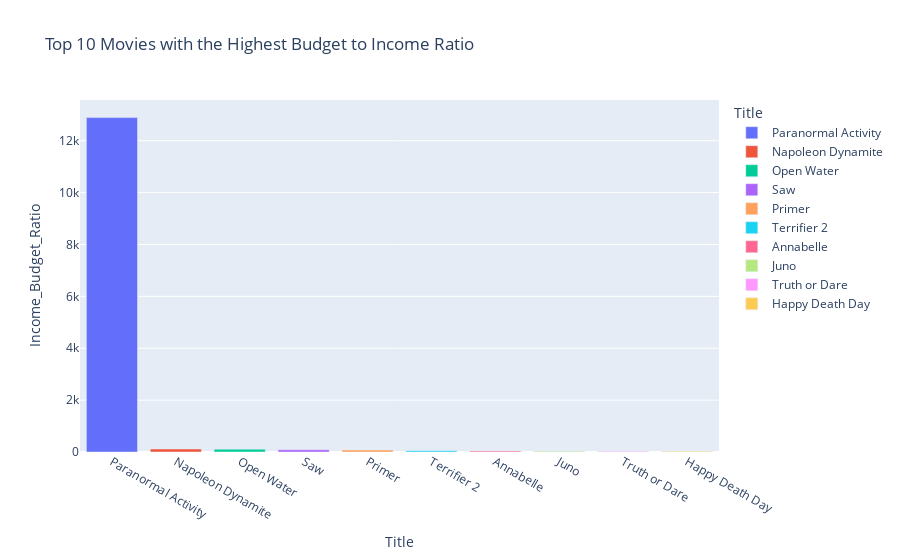

Here is the notebook cell this chart was saved with:
### Code cell
## lets plot the top 10 movies with the highest budget to income ratio

fig = px.bar(df.sort_values(by='Income_Budget_Ratio', ascending=False).head(10), x='Title', y='Income_Budget_Ratio', color='Title', title='Top 10 Movies with the Highest Budget to Income Ratio')
fig.show()

### Figure 1 — Plotly figure (JSON) as saved in the notebook; plotly's stock layout.template omitted (floating-point values rounded to 4 significant figures)
{"data": [{"alignmentgroup": "True", "hovertemplate": "Title=%{x}<br>Income_Budget_Ratio=%{y}<extra></extra>", "legendgroup": "Paranormal Activity", "marker": {"color": "#636efa", "pattern": {"shape": ""}}, "name": "Paranormal Activity", "offsetgroup": "Paranormal Activity", "orientation": "v", "showlegend": true, "textposition": "auto", "type": "bar", "x": ["Paranormal Activity"], "xaxis": "x", "y": [12890.0], "yaxis": "y"}, {"alignmentgroup": "True", "hovertemplate": "Title=%{x}<br>Income_Budget_Ratio=%{y}<extra></extra>", "legendgroup": "Napoleon Dynamite", "marker": {"color": "#EF553B", "pattern": {"shape": ""}}, "name": "Napoleon Dynamite", "offsetgroup": "Napoleon Dynamite", "orientation": "v", "showlegend": true, "textposition": "auto", "type": "bar", "x": ["Napoleon Dynamite"], "xaxis": "x", "y": [115.3], "yaxis": "y"}, {"alignmentgroup": "True", "hovertemplate": "Title=%{x}<br>Income_Budget_Ratio=%{y}<extra></extra>", "legendgroup": "Open Water", "marker": {"color": "#00cc96", "pattern": {"shape": ""}}, "name": "Open Water", "offsetgroup": "Open Water", "orientation": "v", "showlegend": true, "textposition": "auto", "type": "bar", "x": ["Open Water"], "xaxis": "x", "y": [109.4], "yaxis": "y"}, {"alignmentgroup": "True", "hovertemplate": "Title=%{x}<br>Income_Budget_Ratio=%{y}<extra></extra>", "legendgroup": "Saw", "marker": {"color": "#ab63fa", "pattern": {"shape": ""}}, "name": "Saw", "offsetgroup": "Saw", "orientation": "v", "showlegend": true, "textposition": "auto", "type": "bar", "x": ["Saw"], "xaxis": "x", "y": [86.59], "yaxis": "y"}, {"alignmentgroup": "True", "hovertemplate": "Title=%{x}<br>Income_Budget_Ratio=%{y}<extra></extra>", "legendgroup": "Primer", "marker": {"color": "#FFA15A", "pattern": {"shape": ""}}, "name": "Primer", "offsetgroup": "Primer", "orientation": "v", "showlegend": true, "textposition": "auto", "type": "bar", "x": ["Primer"], "xaxis": "x", "y": [77.92], "yaxis": "y"}, {"alignmentgroup": "True", "hovertemplate": "Title=%{x}<br>Income_Budget_Ratio=%{y}<extra></extra>", "legendgroup": "Terrifier 2", "marker": {"color": "#19d3f3", "pattern": {"shape": ""}}, "name": "Terrifier 2", "offsetgroup": "Terrifier 2", "orientation": "v", "showlegend": true, "textposition": "auto", "type": "bar", "x": ["Terrifier 2"], "xaxis": "x", "y": [48.6], "yaxis": "y"}, {"alignmentgroup": "True", "hovertemplate": "Title=%{x}<br>Income_Budget_Ratio=%{y}<extra></extra>", "legendgroup": "Annabelle", "marker": {"color": "#FF6692", "pattern": {"shape": ""}}, "name": "Annabelle", "offsetgroup": "Annabelle", "orientation": "v", "showlegend": true, "textposition": "auto", "type": "bar", "x": ["Annabelle"], "xaxis": "x", "y": [39.63], "yaxis": "y"}, {"alignmentgroup": "True", "hovertemplate": "Title=%{x}<br>Income_Budget_Ratio=%{y}<extra></extra>", "legendgroup": "Juno", "marker": {"color": "#B6E880", "pattern": {"shape": ""}}, "name": "Juno", "offsetgroup": "Juno", "orientation": "v", "showlegend": true, "textposition": "auto", "type": "bar", "x": ["Juno"], "xaxis": "x", "y": [30.98], "yaxis": "y"}, {"alignmentgroup": "True", "hovertemplate": "Title=%{x}<br>Income_Budget_Ratio=%{y}<extra></extra>", "legendgroup": "Truth or Dare", "marker": {"color": "#FF97FF", "pattern": {"shape": ""}}, "name": "Truth or Dare", "offsetgroup": "Truth or Dare", "orientation": "v", "showlegend": true, "textposition": "auto", "type": "bar", "x": ["Truth or Dare"], "xaxis": "x", "y": [27.24], "yaxis": "y"}, {"alignmentgroup": "True", "hovertemplate": "Title=%{x}<br>Income_Budget_Ratio=%{y}<extra></extra>", "legendgroup": "Happy Death Day", "marker": {"color": "#FECB52", "pattern": {"shape": ""}}, "name": "Happy Death Day", "offsetgroup": "Happy Death Day", "orientation": "v", "showlegend": true, "textposition": "auto", "type": "bar", "x": ["Happy Death Day"], "xaxis": "x", "y": [26.14], "yaxis": "y"}], "layout": {"barmode": "relative", "legend": {"title": {"text": "Title"}, "tracegroupgap": 0}, "title": {"text": "Top 10 Movies with the Highest Budget to Income Ratio"}, "xaxis": {"anchor": "y", "categoryarray": ["Paranormal Activity", "Napoleon Dynamite", "Open Water", "Saw", "Primer", "Terrifier 2", "Annabelle", "Juno", "Truth or Dare", "Happy Death Day"], "categoryorder": "array", "domain": [0, 1], "title": {"text": "Title"}}, "yaxis": {"anchor": "x", "domain": [0, 1], "title": {"text": "Income_Budget_Ratio"}}}}
